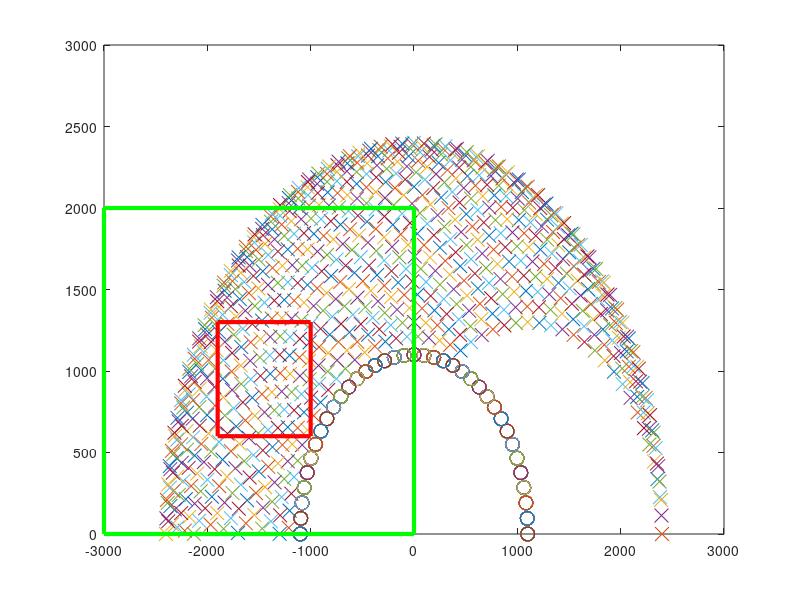

MATLAB code to generate this figure:
%%to clear the command window 
clear
clc
close all
format compact

%%setting the variables 
l1 = 1100; %% length of first limb
theta1=40 %%Angle of first limb

l2 = 1300; %% length of second Limb
theta2=45 %%Angle of second limb



%%creating the for loop to plot all posible positions on the graph 
for theta1 = 0:5:180; %%polotting from 0 to 180 degrees 
  theta1=deg2rad(theta1) %%chnaging theta from degrees to radians 
    
x1=l1*cos(theta1); %%using Trigonomarty   
y1=l1*sin(theta1); %%Calculating X and Y values 


    for theta2 = 0:5:120;
    theta2 = theta1 + deg2rad(theta2);
    
x2=x1+l2*cos(theta2); %%Using Triaganomarty  
y2=y1+l2*sin(theta2);%% Calculating X and Y values at the second point 


    

plot(x1,y1,'-o', 'markersize',10)
axis([-3000 3000 0 3000])
hold on

plot(x2,y2,'-x', 'markersize',10)
axis([-3000 3000 0 3000])
hold on

end

end
    
x3=0 , y3=0
x4=-3000, y4=0
x5=-3000, y5=2000
x6=0, y6=2000
x7=0, y7=0

x=[x3 x4 x5 x6 x7]
y=[y3 y4 y5 y6 y7]

plot(x,y,'g','linewidth',3)

x8=-1000 , y8=600
x9=-1900, y9=600
x10=-1900, y10=1300
x11=-1000, y11=1300
x12=-1000, y12=600

xx=[x8 x9 x10 x11 x12]
yy=[y8 y9 y10 y11 y12]

plot(xx,yy,'r','linewidth',3)